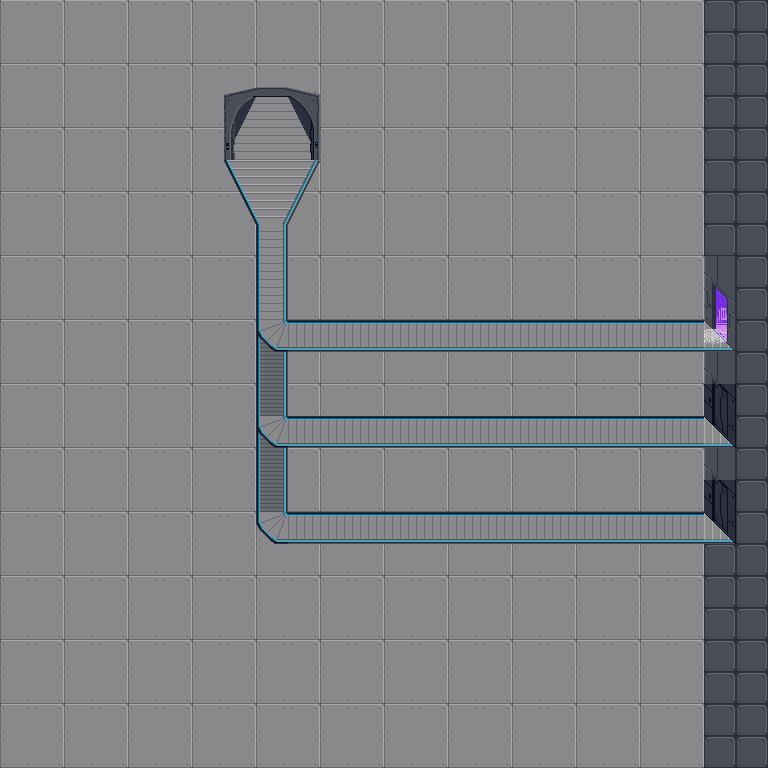

The image is a tile-based game level rendered from a .tmx file. Its description and source (layers, tilesets, objects; grid data summarised) follow:
An orthogonal 24x24 tile map with 32x32 px tiles, 4 tile layers (floor, walkways-lower, walkways, main) and 10 objects (4x text, entry, exit).

<map version="1.5" tiledversion="1.7.2" orientation="orthogonal" renderorder="right-down" width="24" height="24" tilewidth="32" tileheight="32" infinite="0" backgroundcolor="#2a2a2a" nextlayerid="10" nextobjectid="13">
 <tileset firstgid="1" name="rc3-mullana-floor-wall" tilewidth="32" tileheight="32" tilecount="256" columns="16">
  <image source="../tilesets/rc3-mullana-floor-wall.png" width="512" height="512" />
 </tileset>
 <layer id="3" name="floor" width="24" height="24" locked="1">
  <data>[576 cells, 576 non-empty, 4 distinct tile ids]</data>
 </layer>
 <layer id="9" name="walkways-lower" width="24" height="24">
  <data>[576 cells, 6 non-empty, 1 distinct tile ids]</data>
 </layer>
 <layer id="8" name="walkways" width="24" height="24">
  <data>[576 cells, 61 non-empty, 13 distinct tile ids]</data>
 </layer>
 <layer id="1" name="main" width="24" height="24">
  <data>[576 cells, 57 non-empty, 15 distinct tile ids]</data>
 </layer>
 <objectgroup id="6" name="collision">
  <object id="3" x="-3" y="761" width="773" height="7" />
  <object id="4" x="762" y="-4" width="8" height="772" />
  <object id="5" x="-9" y="-9" width="785" height="13" />
  <object id="6" x="-24" y="-27" width="24" height="806" />
 </objectgroup>
 <objectgroup id="7" name="texts">
  <object id="8" name="text" x="294" y="261" width="222" height="54">
   <properties>
    <property name="color" value="#38ec0a" />
    <property name="slug" value="rc3-artworld" />
   </properties>
  </object>
  <object id="9" name="text" x="77" y="5" width="443" height="69">
   <properties>
    <property name="color" value="#ee3aff" />
    <property name="slug" value="artworld-city" />
   </properties>
  </object>
  <object id="10" name="text" x="300" y="359" width="222" height="54">
   <properties>
    <property name="color" value="#e1183d" />
    <property name="slug" value="empty" />
   </properties>
  </object>
  <object id="12" name="text" x="300" y="455" width="222" height="54">
   <properties>
    <property name="color" value="#e1183d" />
    <property name="slug" value="empty" />
   </properties>
  </object>
 </objectgroup>
 <objectgroup id="2" name="doors" locked="1">
  <object id="1" name="entry" x="233" y="99" width="84" height="67" />
  <object id="2" name="exit" x="704" y="287" width="31" height="64">
   <properties>
    <property name="to" value="artworld" />
   </properties>
  </object>
 </objectgroup>
</map>
